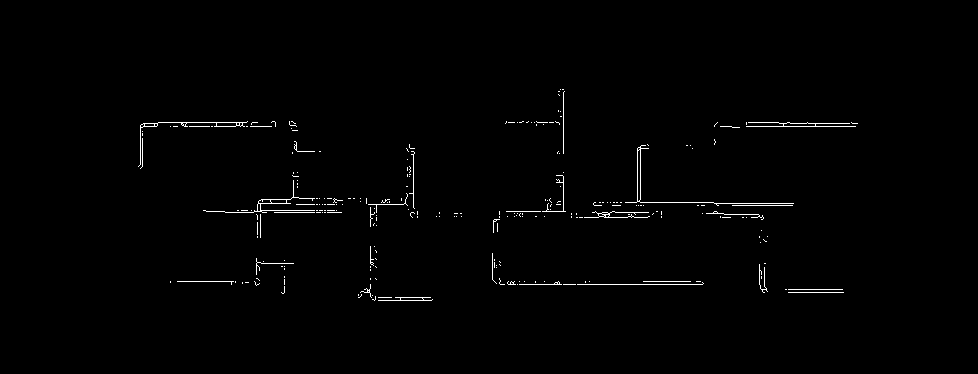
#> input picture outputs/duct_skeleton.png, 978 x 374 px
$ python duct_centerline_extractor.py
#> lines starting #> are read from the running program, lines starting #| are printed output that depends on the picture; after the words box and inside, x2 and y2 are one past the last pixel; in counts of white or black regions, pixels touching at a corner belong together
import cv2
import numpy as np
import json
import os

SKELETON_PATH = "outputs/duct_skeleton.png"
OUTPUT_JSON = "outputs/duct_centerlines.json"
OUTPUT_DEBUG = "outputs/duct_centerlines_debug.png"

os.makedirs("outputs", exist_ok=True)


def extract_centerlines():
    img = cv2.imread(SKELETON_PATH, cv2.IMREAD_GRAYSCALE)

    if img is None:
        raise FileNotFoundError(f"Could not load {SKELETON_PATH}")

    _, binary = cv2.threshold(img, 20, 255, cv2.THRESH_BINARY)

    lines = cv2.HoughLinesP(
        binary,
        1,
        np.pi / 180,
        threshold=20,
        minLineLength=20,
        maxLineGap=10
    )

    centerlines = []

    if lines is not None:
        for line in lines:
            x1, y1, x2, y2 = line[0]

            length = ((x2 - x1) ** 2 + (y2 - y1) ** 2) ** 0.5

            if length < 20:
                continue

            centerlines.append({
                "x1": int(x1),
                "y1": int(y1),
                "x2": int(x2),
                "y2": int(y2),
                "length": round(float(length), 2)
            })

    return img, centerlines


def draw_debug(img, centerlines):
    debug = cv2.cvtColor(img, cv2.COLOR_GRAY2BGR)

    for line in centerlines:
        cv2.line(
            debug,
            (line["x1"], line["y1"]),
            (line["x2"], line["y2"]),
            (0, 255, 0),
            2
        )

        cv2.circle(debug, (line["x1"], line["y1"]), 3, (0, 0, 255), -1)
        cv2.circle(debug, (line["x2"], line["y2"]), 3, (255, 0, 0), -1)

    cv2.imwrite(OUTPUT_DEBUG, debug)


def main():
    img, centerlines = extract_centerlines()
#> in extract_centerlines, `img = cv2.imread(SKELETON_PATH, cv2.IMREAD_GRAYSCALE)`: img: shape (374, 978); 0.88% white in thin lines or dots, all inside (x1, y1, x2, y2) = (138, 89, 858, 301)
#> in extract_centerlines, `lines = cv2.HoughLinesP( binary, 1, np.pi / 180, threshold=20, minLine..`: lines = 52 rows, first 6: [158, 122, 257, 122], [500, 284, 702, 284], [746, 126, 855, 126], [643, 281, 700, 281], [225, 212, 341, 212], [594, 202, 713, 202]
#> the loop in extract_centerlines, `for line in lines:` made 52 passes
#> (x1, y1, x2, y2, length) on passes 1 to 12: (158, 122, 257, 122, 99), (500, 284, 702, 284, 202), (746, 126, 855, 126, 109), (643, 281, 700, 281, 57), (225, 212, 341, 212, 116), (594, 202, 713, 202, 119), (594, 205, 620, 205, 26), (714, 203, 793, 203, 79), (788, 292, 834, 292, 46), (516, 211, 565, 211, 49), (779, 123, 857, 123, 78), (563, 210, 563, 172, 38)
#> after the loop in extract_centerlines, `for line in lines:`: centerlines = 52 items
#> centerlines = 52 items

    data = {
        "total_centerlines": len(centerlines),
        "centerlines": centerlines
    }

    with open(OUTPUT_JSON, "w") as f:
        json.dump(data, f, indent=2)

    draw_debug(img, centerlines)
#> in draw_debug, debug is the input picture: shape (374, 978, 3); 0.88% white in thin lines or dots, all inside (x1, y1, x2, y2) = (138, 89, 858, 301)
#> the loop in draw_debug, `for line in centerlines:` made 52 passes
#> after the loop in draw_debug, `for line in centerlines:`:
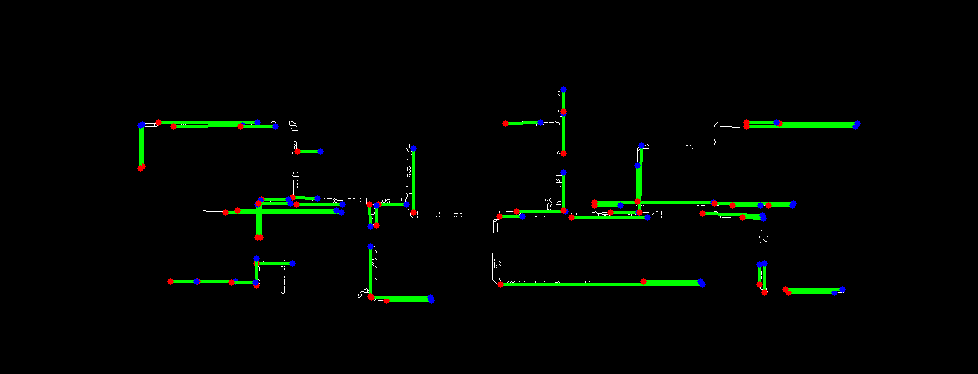
#> debug: shape (374, 978, 3); 2.47% of pixels changed, all inside (x1, y1, x2, y2) = (137, 86, 861, 304)

    print("DONE")
    print("Centerlines:", len(centerlines))
#| Centerlines: 52
    print("Debug:", OUTPUT_DEBUG)
    print("JSON:", OUTPUT_JSON)


if __name__ == "__main__":
    main()

$ run again, with outputs/bas_clean_render.png copied over outputs/duct_skeleton.png
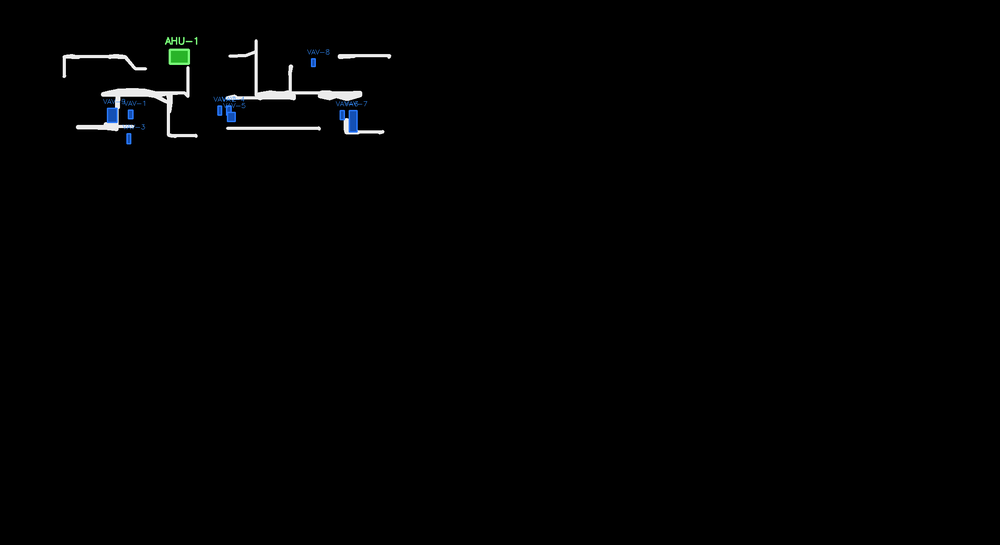
#> input picture outputs/bas_clean_render.png, 1000 x 545 px, shrunk from 2200 x 1200 before the run
#> in extract_centerlines, `_, binary = cv2.threshold(img, 20, 255, cv2.THRESH_BINARY)`:
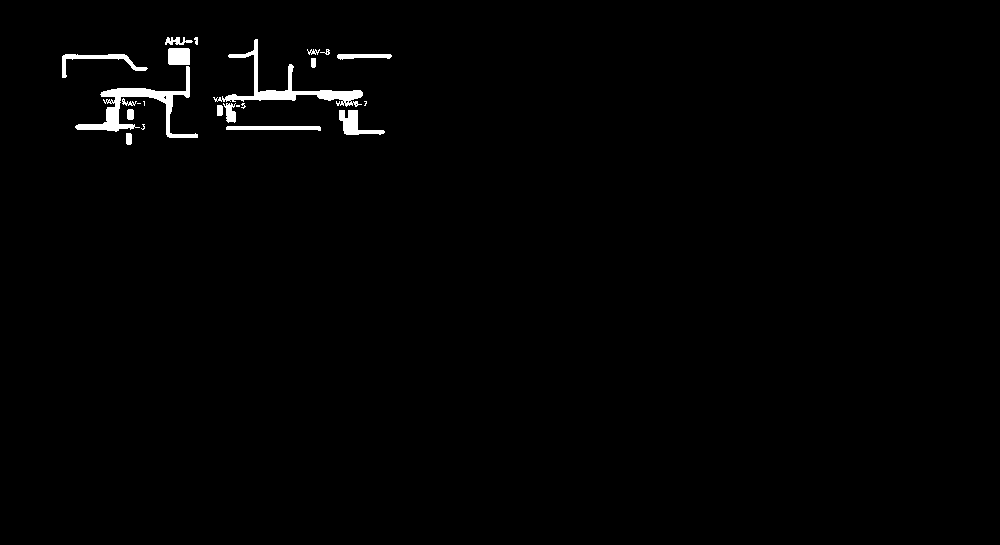
#> binary: shape (545, 1000); 1.1% white; 23 white regions (6 under 20 px), largest, box (x1, y1, x2, y2) and area: (75, 66, 198, 138) 1760, (213, 39, 363, 107) 1577, (339, 110, 385, 135) 497
#> lines = 108 rows, first 6: [254, 93, 362, 93], [100, 94, 189, 94], [103, 91, 189, 93], [226, 127, 320, 127], [337, 57, 390, 57], [317, 96, 362, 95]
#> the loop in extract_centerlines, `for line in lines:` made 108 passes
#> (x1, y1, x2, y2, length) on passes 1 to 8: (254, 93, 362, 93, 108), (100, 94, 189, 94, 89), (103, 91, 189, 93, 86.02), (226, 127, 320, 127, 94), (337, 57, 390, 57, 53), (317, 96, 362, 95, 45.01), (226, 128, 320, 128, 94), (257, 99, 295, 99, 38)
#> after the loop in extract_centerlines, `for line in lines:`: centerlines = 108 items
#> the loop in draw_debug, `for line in centerlines:` made 108 passes
#> after the loop in draw_debug, `for line in centerlines:`:
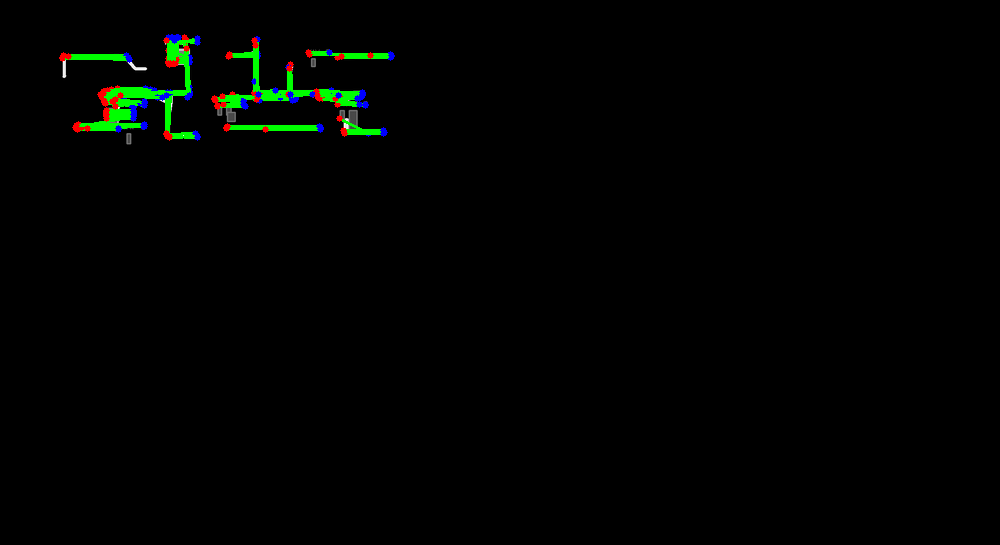
#> debug: shape (545, 1000, 3); mean B, G, R 0.8, 2.7, 0.9
#| Centerlines: 108
